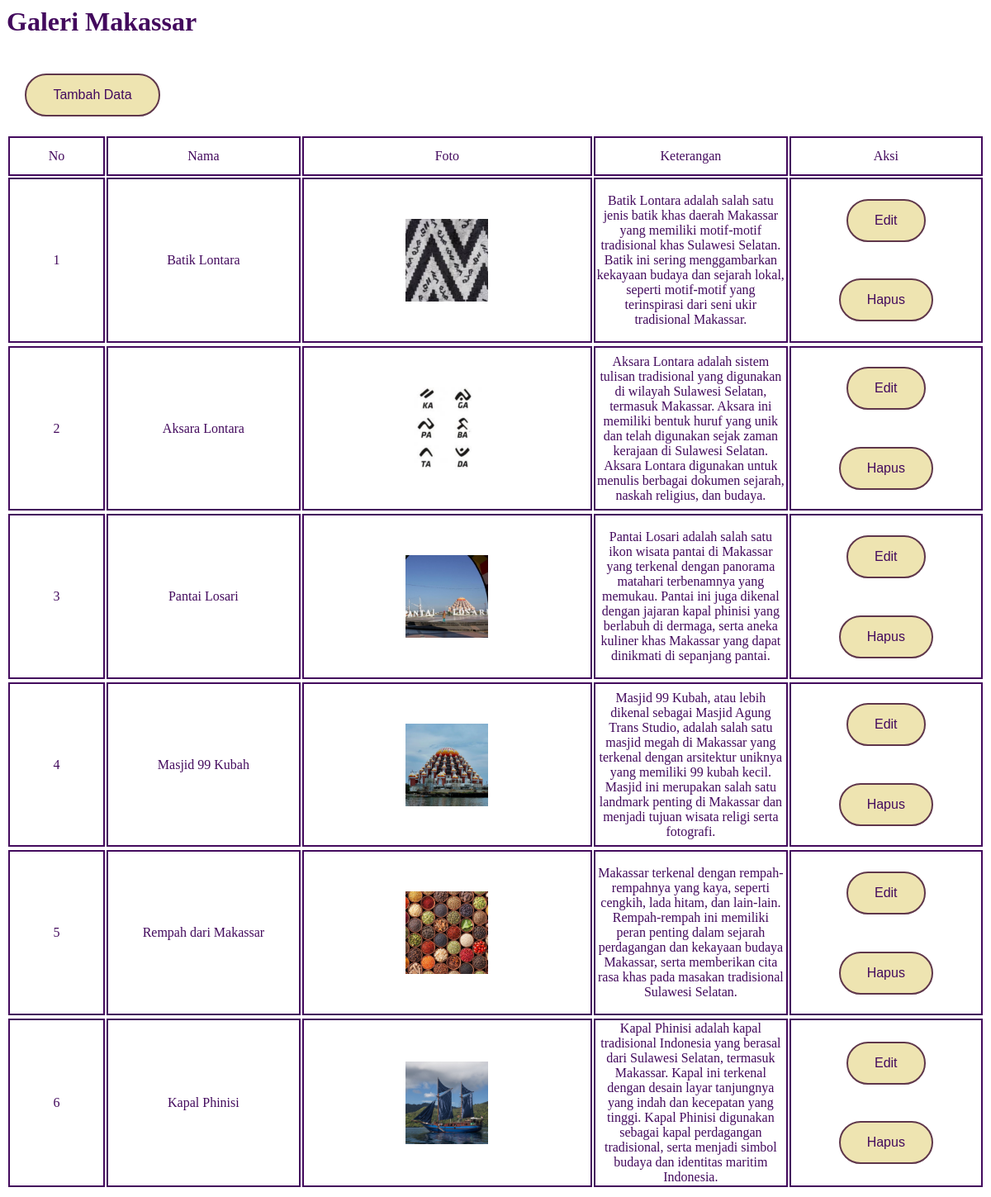
The page /admin/galeri_tampil.php on the database its author committed.
### tables this page shows
CREATE TABLE `tb_galeri` (
  `id` int(11) NOT NULL,
  `nama` text NOT NULL,
  `foto` text NOT NULL,
  `keterangan` text NOT NULL
);

### admin/galeri_tampil.php (the view)
<h1>Galeri Makassar</h1>
<div class="button">
  <?php
    echo "<button><a href='index.php?page=galeri_tambah'>Tambah Data</a></button>";
  ?>
</div>
<table>
    <tr class="kepala">
    <td width="10%">No</td>
    <td width="20%">Nama</td>
    <td width="30%">Foto</td>
    <td width="20%">Keterangan</td>
        <td width="20%" colspan="2">Aksi</td>
    </tr>
    <?php
        include "../config/koneksi.php";
        $nomor=1;
        $tampil_galeri = mysqli_query ($koneksi,"SELECT * FROM tb_galeri
        ORDER BY id");
        while ($hasil=mysqli_fetch_array($tampil_galeri))
        {
          echo "<tr>";
          echo "<td>$nomor</td>";
          echo "<td>$hasil[nama]</td>";
          echo "<td><img src='$hasil[foto]' class='gambar'></td>";
          echo "<td>$hasil[keterangan]</td>";
          echo "<td align='center'>
          <a href='index.php?page=galeri_tambah&id=$hasil[id]'><button>Edit</button></a> <br>
          <a href='galeri_proses.php?status=hapus&id=$hasil[id]' onclick=\"return confirm('Apakah Anda yakin ingin menghapus data ini?');\"><button>Hapus</button></a>
          </td>";
          echo "<tr>";
          $nomor++;
        }
    ?>
</table>
<link rel="stylesheet" href="styles.css">

### admin/styles.css (style rules this page uses)
* { text-decoration: none; color: #430A5D; }
button { cursor: pointer; margin: 1.4rem; background-color: #EEE4B1; border-radius: 50px; border: 2px solid var(--tr1); padding: 15px 32px; text-align: center; text-decoration: none; display: inline-block; font-size: 16px; }
table tr td { text-align: center; border: 2px solid #430A5D; }
.kepala { height: 3rem; }
.gambar { height: auto; width: 100px; }

### rows shown on the page
tb_galeri: nama "Batik Lontara", foto (picture), keterangan "Batik Lontara adalah salah satu jenis batik khas daerah Makassar yang memiliki motif-motif tradisional khas Sulawesi Selatan. Batik ini sering menggambarkan kekayaan budaya dan sejarah lokal, seperti motif-motif yang terinspirasi dari seni ukir tradisional Makassar."
tb_galeri: nama "Aksara Lontara", foto (picture), keterangan "Aksara Lontara adalah sistem tulisan tradisional yang digunakan di wilayah Sulawesi Selatan, termasuk Makassar. Aksara ini memiliki bentuk huruf yang unik dan telah digunakan sejak zaman kerajaan di Sulawesi Selatan. Aksara Lontara digunakan untuk menulis berbagai dokumen sejarah, naskah religius, dan budaya."
tb_galeri: nama "Pantai Losari", foto (picture), keterangan "Pantai Losari adalah salah satu ikon wisata pantai di Makassar yang terkenal dengan panorama matahari terbenamnya yang memukau. Pantai ini juga dikenal dengan jajaran kapal phinisi yang berlabuh di dermaga, serta aneka kuliner khas Makassar yang dapat dinikmati di sepanjang pantai."
tb_galeri: nama "Masjid 99 Kubah", foto (picture), keterangan "Masjid 99 Kubah, atau lebih dikenal sebagai Masjid Agung Trans Studio, adalah salah satu masjid megah di Makassar yang terkenal dengan arsitektur uniknya yang memiliki 99 kubah kecil. Masjid ini merupakan salah satu landmark penting di Makassar dan menjadi tujuan wisata religi serta fotografi."
tb_galeri: nama "Rempah dari Makassar", foto (picture), keterangan "Makassar terkenal dengan rempah-rempahnya yang kaya, seperti cengkih, lada hitam, dan lain-lain. Rempah-rempah ini memiliki peran penting dalam sejarah perdagangan dan kekayaan budaya Makassar, serta memberikan cita rasa khas pada masakan tradisional Sulawesi Selatan."
tb_galeri: nama "Kapal Phinisi", foto (picture), keterangan "Kapal Phinisi adalah kapal tradisional Indonesia yang berasal dari Sulawesi Selatan, termasuk Makassar. Kapal ini terkenal dengan desain layar tanjungnya yang indah dan kecepatan yang tinggi. Kapal Phinisi digunakan sebagai kapal perdagangan tradisional, serta menjadi simbol budaya dan identitas maritim Indonesia."
